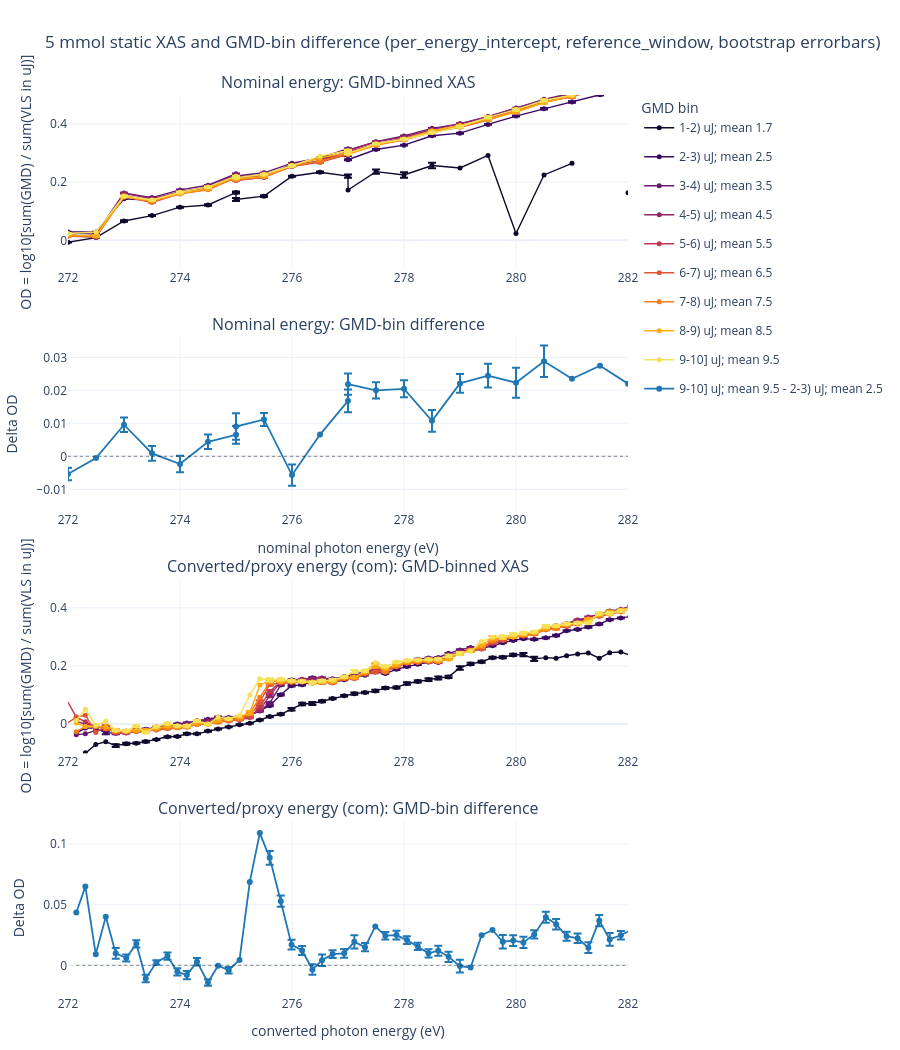

Write notebook code for a chart like this one.
### Code cell
fig_plotly = txas.plot_xas_with_gmd_difference_plotly(
    result,
    bootstrap=bootstrap,
    bin_a=DIFF_BIN_A,
    bin_b=DIFF_BIN_B,
    nominal_xlim=PLOTLY_NOMINAL_XLIM,
    converted_xlim=PLOTLY_CONVERTED_XLIM,
    xas_nominal_ylim=NOMINAL_XAS_YLIM,
    delta_nominal_ylim=NOMINAL_DELTA_YLIM,
    xas_converted_ylim=CONVERTED_XAS_YLIM,
    delta_converted_ylim=CONVERTED_DELTA_YLIM,
    show_errorbars=SHOW_ERRORBARS,
)
fig_plotly
